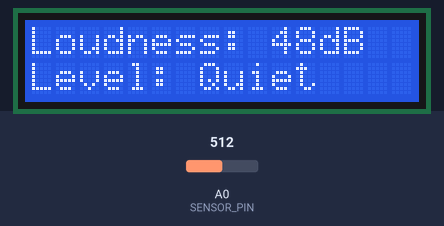
Recording of a sketch running on a simulated ESP8266 (NodeMCU). Shown: 16×2 character LCD. The inputs (shaded band) are chosen by the test bench; at power-on: A0 (SENSOR_PIN) = 512. WiFi joins after 1.5 s; servers stay silent unless stated; what the sketch prints to the serial monitor is not drawn.

Above: at 0.2 s.

Measured:
- what the display in image 0 shows lasts 0.9 s, from 0.1 s to 1.0 s

The sketch:

Sound_pollution_system.ino
```cpp
#include <Wire.h>
#include <ESP8266WiFi.h>
#include <LiquidCrystal_I2C.h>
#include <WiFiClient.h>
#include <ThingSpeak.h> // Include ThingSpeak library

const char *ssid = "Nothing phone(1)";
const char *password = "6191yuup";
#define SENSOR_PIN A0
LiquidCrystal_I2C lcd(0x27, 16, 2);
const int sampleWindow = 50;
unsigned int sample;
int db;
WiFiClient client;
unsigned long myChannelNumber = 2453206; // Removed quotes to make it an unsigned long
const char *myWriteAPIKey = "5KQWWKJ18TF3OUYD";

void setup() {
  pinMode(SENSOR_PIN, INPUT);
  lcd.begin();
  lcd.backlight();
  lcd.clear();
  // Connect to the WiFi network
  WiFi.begin(ssid, password);
  ThingSpeak.begin(client);
}

void loop() {
  unsigned long startMillis = millis(); // Start of sample window
  float peakToPeak = 0;                // peak-to-peak level
  unsigned int signalMax = 0;          // minimum value
  unsigned int signalMin = 1024;       // maximum value

  // Collect data for 50 mS
  while (millis() - startMillis < sampleWindow) {
    sample = analogRead(SENSOR_PIN); // Get reading from the microphone

    if (sample < 1024) // Toss out spurious readings
    {
      if (sample > signalMax) {
        signalMax = sample; // Save just the max levels
      } else if (sample < signalMin) {
        signalMin = sample; // Save just the min levels
      }
    }
  }

  peakToPeak = signalMax - signalMin; // Max - min = peak-peak amplitude
  Serial.println(peakToPeak);

  db = map(peakToPeak, 20, 900, 49.5, 90); // Calibrate for deciBels

  lcd.setCursor(0, 0);
  lcd.print("Loudness: ");
  lcd.print(db);
  lcd.print("dB");

  if (db <= 50) {
    lcd.setCursor(0, 1);
    lcd.print("Level: Quiet");
  } else if (db > 50 && db < 75) {
    lcd.setCursor(0, 1);
    lcd.print("Level: Moderate");
  } else if (db >= 75) {
    lcd.setCursor(0, 1);
    lcd.print("Level: High");
  }

  // Update ThingSpeak channel with the loudness value
  ThingSpeak.writeField(myChannelNumber, 1, db, myWriteAPIKey);

  delay(600);
  lcd.clear();
}
```
